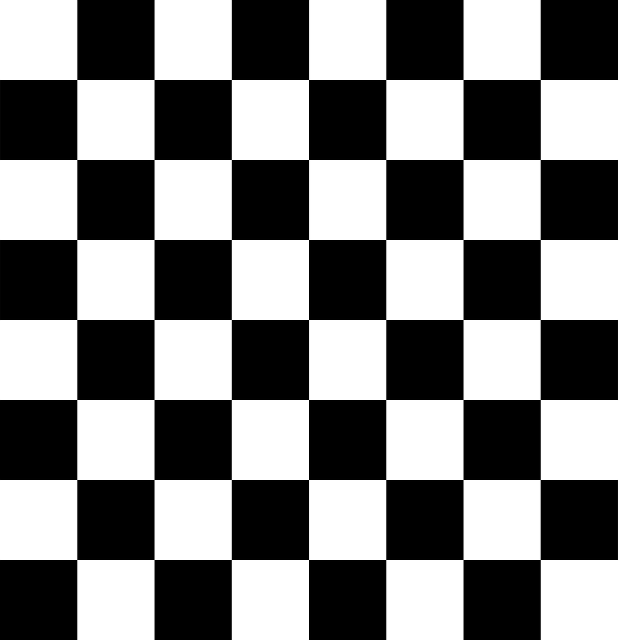
#> input picture Oblig/Oblig2/chessboard.png, 1236 x 1280 px, found by its file name (shown at 1/2 size)
$ python main.py
#> lines starting #> are read from the running program, lines starting #| are printed output that depends on the picture; pictures that were not available may be replaced by others from this repository, and a replacement may not be noted
# Read in images

# Matlab code from task to python with gpt
import numpy as np
import matplotlib.pyplot as plt
from skimage import io, color
from skimage.util import img_as_float
import os
import seaborn as sns

# Define the absolute path to the images
image_folder = r'Oblig/Oblig2'
image_paths = {
    'chessboard': os.path.join(image_folder, 'chessboard.png'),
    'jellyfish': os.path.join(image_folder, 'jellyfish.jpg'),
    'new_york': os.path.join(image_folder, 'outdoors.jpg')
}

# Load and convert images to grayscale
im1 = color.rgb2gray(io.imread(image_paths['chessboard']))
#> im1: shape (1280, 1236) float64; min 0, max 1, mean 0.5
im2 = color.rgb2gray(io.imread(image_paths['jellyfish']))
im3 = color.rgb2gray(io.imread(image_paths['new_york']))
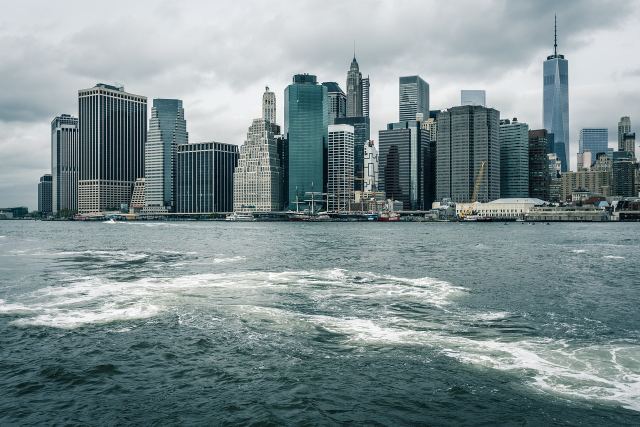
#> input picture Oblig/Oblig2/outdoors.jpg, 1280 x 853 px, found by its file name (shown at 1/2 size)
#> im3: shape (853, 1280) float64; min 0, max 1, mean 0.549


# Convert images to double precision floats between 0 and 1
im1 = img_as_float(im1)
im2 = img_as_float(im2)
im3 = img_as_float(im3)

#sns.set_theme()

# Plot the images
fig, axs = plt.subplots(1, 3, figsize=(15, 5))
axs[0].imshow(im1, cmap='gray', vmin=0, vmax=1)
axs[0].set_title('Chessboard')
axs[0].axis('off')

axs[1].imshow(im2, cmap='gray', vmin=0, vmax=1)
axs[1].set_title('Jellyfish')
axs[1].axis('off')

axs[2].imshow(im3, cmap='gray', vmin=0, vmax=1)
axs[2].set_title('New York')
axs[2].axis('off')
plt.show()


# Task: Compress image using SVD compisition. Remove the smallest singular values

def compress_image_SVD(img, r_rate_remove, printInfo = False, printLogSing = False):
    # Compress image given compression rate (0.1 meaning keep 10%) and return the compressed image
#> called with r_rate_remove = 0.025, printInfo = True, printLogSing = True
    U, S, VT = np.linalg.svd(img)
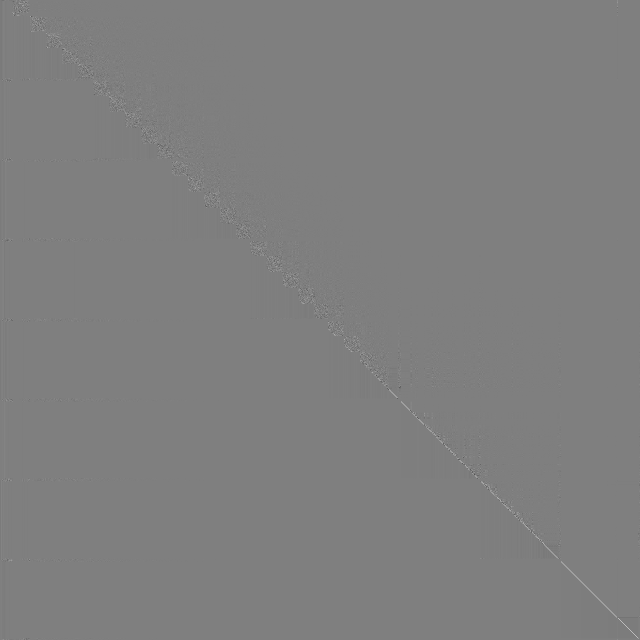
#> U: shape (1280, 1280) float64 (shown at 1/2 size); min -0.991, max 0.997, mean -2.2e-05; drawn with min black and max white
#> S = 1236 values, max 628.8 at index 0, min 4.13e-14 at index 1235, mean 1.02
    r = int(S.size * r_rate_remove)
#> r = 30
    U_ = U[:, :r] # r first columns corresponding to the singular values
    S_ = np.diag(S[:r]) # convert from vector to array
    VT_ = VT[:r, :] # first r rows.

    entries_orig  = (U.size + S.size + VT.size)
#> entries_orig = 3167332
    entries_comp  = (U_.size + S_.size + VT_.size)
#> entries_comp = 76380
    rate = entries_comp/entries_orig
#> rate = 0.0241

    if printInfo:
        print(f"Values stored rate: {rate*100:.2f} %")
#| Values stored rate: 2.41 %

    if printLogSing:
        logS = np.log(S)
#> logS = 1236 values, max 6.44 at index 0, min -30.82 at index 1235, mean -29.81
        #print(logS)
        plt.plot(logS)
        plt.title("Logarithmic values for singular values decreasing")
        plt.ylabel("Log of singular values")
        plt.xlabel("Singular values")
        plt.show()
#> figure, not shown here; curve peaks at x = 0, y = 6.44

    compressed_img = U_@S_@VT_ # multiply arrays back together

    return compressed_img, rate


#Images to float: im1, im2, im3

print("Image1 - chessboard: See that need just 30 singular values is sufficient. About 2.5 percent of singular values. Very simple image to represent")
im1_, _ = compress_image_SVD(im1, 0.025, printInfo=True, printLogSing=True)
plt.imshow(im1_, cmap='gray')
plt.show()

print("Image2 - jellyfish: 10 percent seemed sufficient")
im2_, _ = compress_image_SVD(im2, 0.1, printInfo=True, printLogSing=True)
#| Values stored rate: 10.25 %
plt.imshow(im2_, cmap='gray')
plt.show()


print("Image3 - New York city: More complex, see log values decrease slower. However still just 20 percent we get a decent image ")
im3_, _ = compress_image_SVD(im3, 0.2, printInfo=True, printLogSing=True)
#> call 3 of compress_image_SVD, with r_rate_remove = 0.2, printInfo = True, printLogSing = True
#> in compress_image_SVD (call 3), `U, S, VT = np.linalg.svd(img)`:
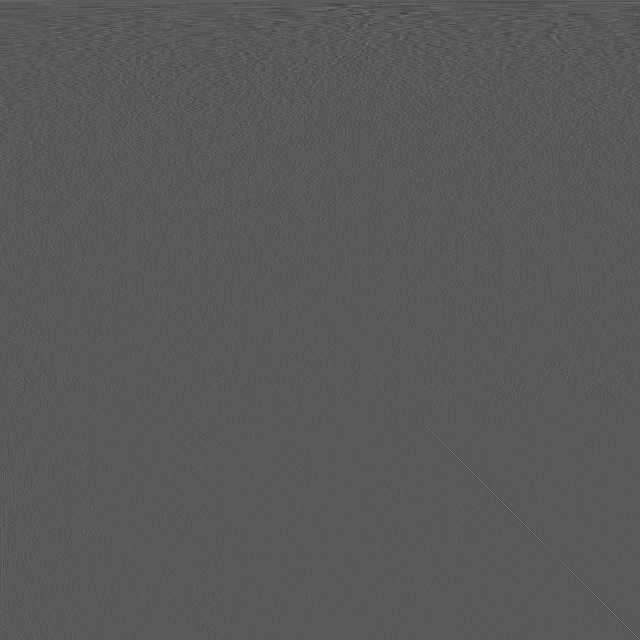
#> VT: shape (1280, 1280) float64 (shown at 1/2 size); min -0.268, max 0.499, mean 2.02e-05; drawn with min black and max white
#> in compress_image_SVD (call 3), `U, S, VT = np.linalg.svd(img)`: S = 853 values, max 603.9 at index 0, min 0.0162 at index 852, mean 3.36
#> in compress_image_SVD (call 3), `U_ = U[:, :r]`:
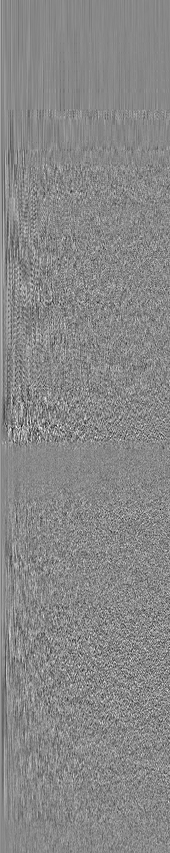
#> U_: shape (853, 170) float64; min -0.237, max 0.207, mean 0.000182; drawn with min black and max white
#> in compress_image_SVD (call 3), `VT_ = VT[:r, :]`:
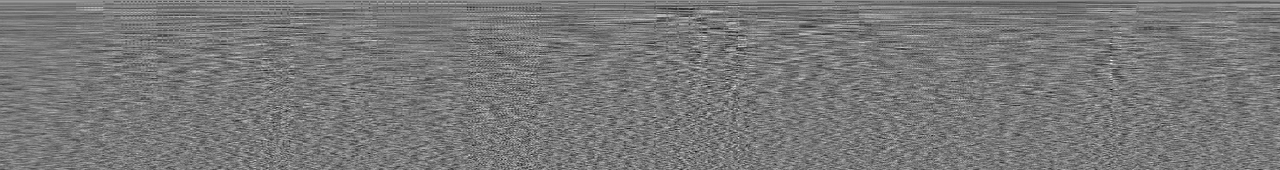
#> VT_: shape (170, 1280) float64; min -0.168, max 0.186, mean 0.000154; drawn with min black and max white
#| Values stored rate: 16.54 %
#> in compress_image_SVD (call 3), `logS = np.log(S)`: logS = 853 values, max 6.4 at index 0, min -4.12 at index 852, mean -0.0269
#> in compress_image_SVD (call 3), `plt.show()`:
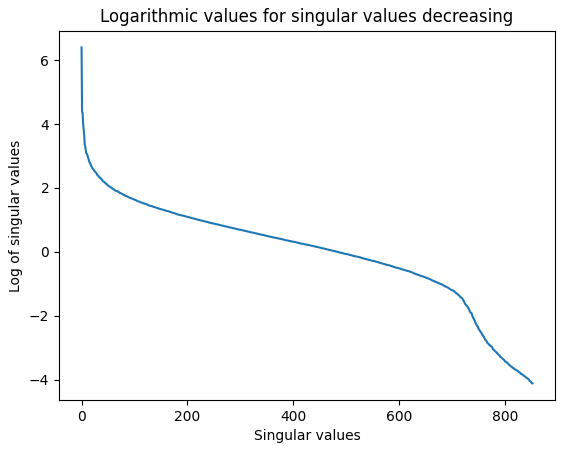
#> figure drawn by matplotlib, 1 panel; curve peaks at x = 0, y = 6.4
plt.imshow(im3_, cmap='gray')
plt.show()


#Plot compression as a function of rate to keeo r for example image 3
vals = np.linspace(0,1, 20)
compression = []
for percent in vals:
    _, rate = compress_image_SVD(im3, percent, printInfo=False, printLogSing=False)
    compression.append(rate)
#> this loop made 20 passes
#> rate on passes 1 to 12: 0, 0.0405, 0.0836, 0.128, 0.175, 0.223, 0.273, 0.325, 0.378, 0.433, 0.489, 0.547
#> pass 2, in compress_image_SVD (call 5), `VT_ = VT[:r, :]`:
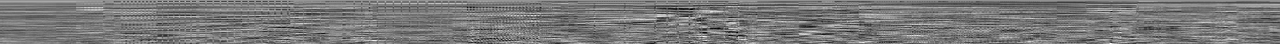
#> VT_: shape (44, 1280) float64; min -0.127, max 0.142, mean 0.000586; drawn with min black and max white
#> after the loop, compression = [0, 0.0405, 0.0836, 0.128, 0.175, 0.223, 0.273, 0.325, 0.378, 0.433, 0.489, 0.547, 0.607, 0.669, 0.733, 0.798, 0.865, 0.934, 1, 1.08]

'''
plt.plot(vals, compression)
plt.xlabel("Percent of sing values used")
plt.ylabel("Percent values stored")
plt.title("Singular values used vs total compression")
plt.show()
'''
